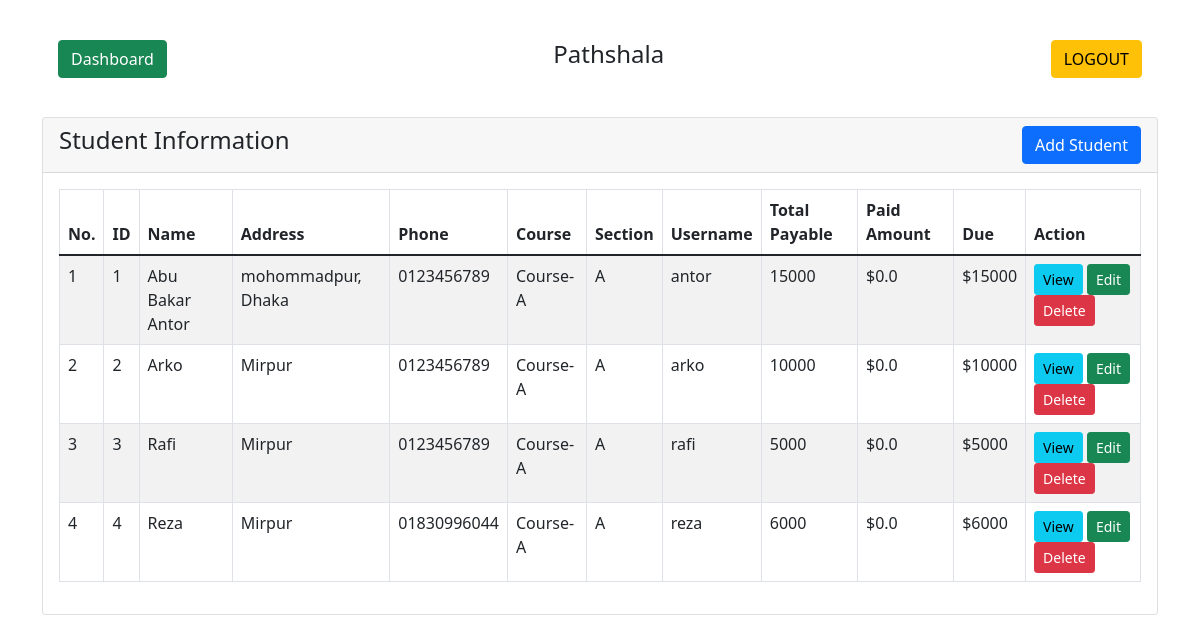
Before: /students.php (signed in) with the older database file.
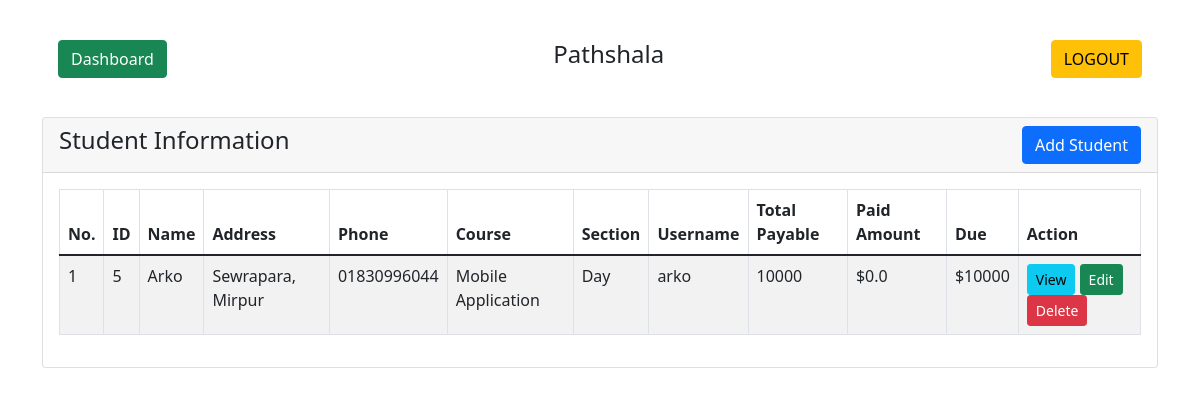
After: the same page with the newer database file.
### tables this page shows
CREATE TABLE `students` (
  `id` int(255) NOT NULL,
  `name` varchar(255) NOT NULL,
  `address` varchar(255) NOT NULL,
  `phone` varchar(255) NOT NULL,
  `course` varchar(255) NOT NULL,
  `section` varchar(255) NOT NULL,
  `total_payment` varchar(255) NOT NULL,
  `user_name` varchar(255) NOT NULL,
  `status` enum('1','0') NOT NULL DEFAULT '1',
  `date_time` datetime NOT NULL DEFAULT current_timestamp()
);

### students.php (the view, shortened to what this page needs)
<?php
  if (isset($_SESSION['user_id']) && isset($_SESSION['user_username'])) {
?>
<!doctype html>
<html lang="en">
  <head>
    <link href="https://cdn.jsdelivr.net/npm/bootstrap@5.1.3/dist/css/bootstrap.min.css" rel="stylesheet">
    <link rel="stylesheet" href="//cdn.jsdelivr.net/npm/alertifyjs@1.13.1/build/css/alertify.min.css"/>
</head>
<body>
<div class="container mt-4">
    <div class="row">
        <div class="col-md-12">
		<div class="card-body">
                    <h4 class="text-center">Pathshala
                        <a href="index.php" class="btn btn-success float-start mr">Dashboard</a>
						<a href="logout.php" class="btn btn-warning float-end">LOGOUT</a>
                    </h4>
                </div>
				<br />
            <div class="card">
                <div class="card-header">
                    <h4>Student Information
                        <button type="button" class="btn btn-primary float-end" data-bs-toggle="modal" data-bs-target="#studentAddModal">
                            Add Student
                        </button>
                    </h4>
                </div>
                <div class="card-body">
                    <table id="myTable" class="table table-bordered table-striped">
                        <thead>
                            <tr>
                                <th>No.</th>
                                <th>ID</th>
                                <th>Name</th>
                                <th>Address</th>
                                <th>Phone</th>
                                <th>Course</th>
                                <th>Section</th>
								<th>Username</th>
                                <th>Total Payable</th>
                                <th>Paid Amount</th>
								<th>Due</th>
                                <th>Action</th>
                            </tr>
                        </thead>
                        <tbody>
                            <?php
                            require 'db/dbcon.php';
                            $query = "SELECT * FROM students";
                            $query_run = mysqli_query($con, $query);
                            if(mysqli_num_rows($query_run) > 0)
                            {
                                $i = 1;
                                foreach($query_run as $student)
                                {
                                    ?>
                                    <tr>
                                        <td><?= $i ?></td>
                                        <td><?= $student['id'] ?></td>
                                        <td><?= $student['name'] ?></td>
                                        <td><?= $student['address'] ?></td>
                                        <td><?= $student['phone'] ?></td>
                                        <td><?= $student['course'] ?></td>
                                        <td><?= $student['section'] ?></td>
										<td><?= $student['user_name'] ?></td>
                                        <td><?= $student['total_payment'] ?></td>
                                        <td>
                                        <?php
                                        $sid =  $student['id'] ;
										$query = "SELECT SUM(amount) FROM payment
                                        where s_id =  $sid";
										$query_run = mysqli_query($con, $query);
										while($amount = mysqli_fetch_array($query_run))
										{
                                            if($amount['SUM(amount)'] <= 0)
                                            {
                                                echo "$0.0";
                                            }
                                            else
                                            {
                                                echo '$'.$amount['SUM(amount)'];
                                            }
										}
									    ?>
                                        </td>
                                        <td>
                                        <?php
                                        $sid =  $student['id'] ;
										$query = "SELECT SUM(total_payment) FROM students
                                        where id =  $sid";
										$query_run = mysqli_query($con, $query);
										while($total_payment = mysqli_fetch_array($query_run))
										{
                                         $calculate = $total_payment['SUM(total_payment)'];
                                         $query = "SELECT SUM(amount) FROM payment
                                         where s_id =  $sid";
                                         $query_run = mysqli_query($con, $query);
                                         while($amount = mysqli_fetch_array($query_run))
                                         {
                                          $payable = $amount['SUM(amount)'];
                                          $totalsum = $calculate - $payable;
										  if($totalsum >0) {
											  echo '$'.$totalsum;
										  }else{
											  echo '$'.$totalsum.' B';
										  }
                                         }
										}
									    ?>
                                        </td>
                                        <td>
                                            <button type="button" value="<?=$student['id'];?>" class="viewStudentBtn btn btn-info btn-sm">View</button>
                                            <button type="button" value="<?=$student['id'];?>" class="editStudentBtn btn btn-success btn-sm">Edit</button>
                                            <button type="button" value="<?=$student['id'];?>" class="deleteStudentBtn btn btn-danger btn-sm">Delete</button>
                                        </td>
                                    </tr>
                                    <?php
                                    $i++;
                                }
                            }
                            ?>
                        </tbody>
                    </table>
                </div>
            </div>
        </div>
    </div>
</div>
</body>
</html>
<?php
}else {
   header("Location: login.php");
}
 ?>

Changed rows visible on the page:
removed students: id "1", name "Abu Bakar Antor", address "mohommadpur, Dhaka", phone "0123456789", course "Course-A", section "A", user_name "antor", total_payment "15000", totalsum "15000"
removed students: id "2", name "Arko", address "Mirpur", phone "0123456789", course "Course-A", section "A", user_name "arko", total_payment "10000", totalsum "10000"
removed students: id "3", name "Rafi", address "Mirpur", phone "0123456789", course "Course-A", section "A", user_name "rafi", total_payment "5000", totalsum "5000"
removed students: id "4", name "Reza", address "Mirpur", phone "01830996044", course "Course-A", section "A", user_name "reza", total_payment "6000", totalsum "6000"
added students: id "5", name "Arko", address "Sewrapara, Mirpur", phone "01830996044", course "Mobile Application", section "Day", user_name "arko", total_payment "10000", totalsum "10000"
